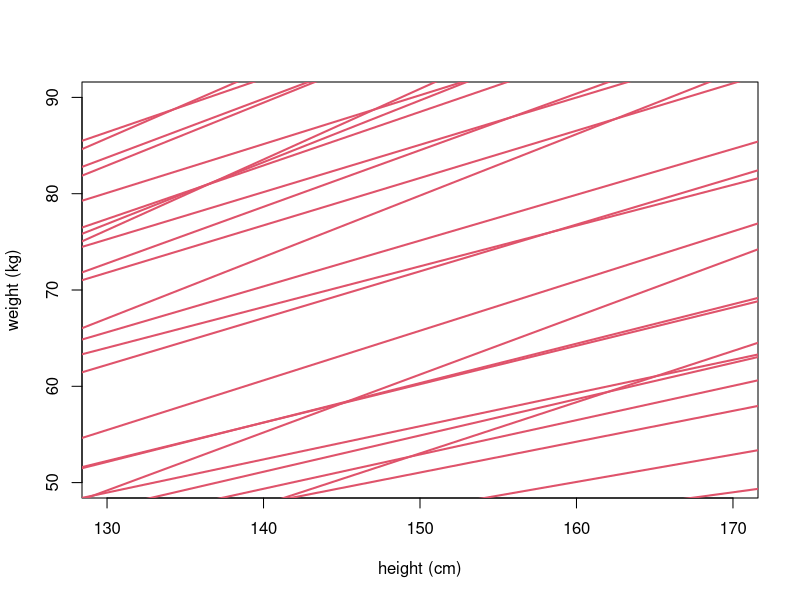

Here is the R script that generated this plot:
# ----------------------------------------------------------------#
##-                     Prior Predictive Simulation              -##
# ----------------------------------------------------------------#

## ..................................................##
#                 *** Formulation ***                 #
" 
  Coding notations: 
  a = alpha
  b = beta
  o = sigma

  Wi ~ Normal (mu, sigma)
  mu = a + bHi
  a ~ Normal(0,10)
  b ~ Uniform(0,1)
  o ~ Uniform(0,10)
"
n <- 1e3
b <- runif(n,0,1)
a <- rnorm(n,0,10)
b_df <- data.frame(b)
a_df <- data.frame(a)

plot(NULL, xlim=c(130,170), ylim=c(50,90),
     xlab='height (cm)', ylab='weight (kg)')
for (j in 1:50) abline(a=a[j], b=b[j], lwd=2, col=2)
